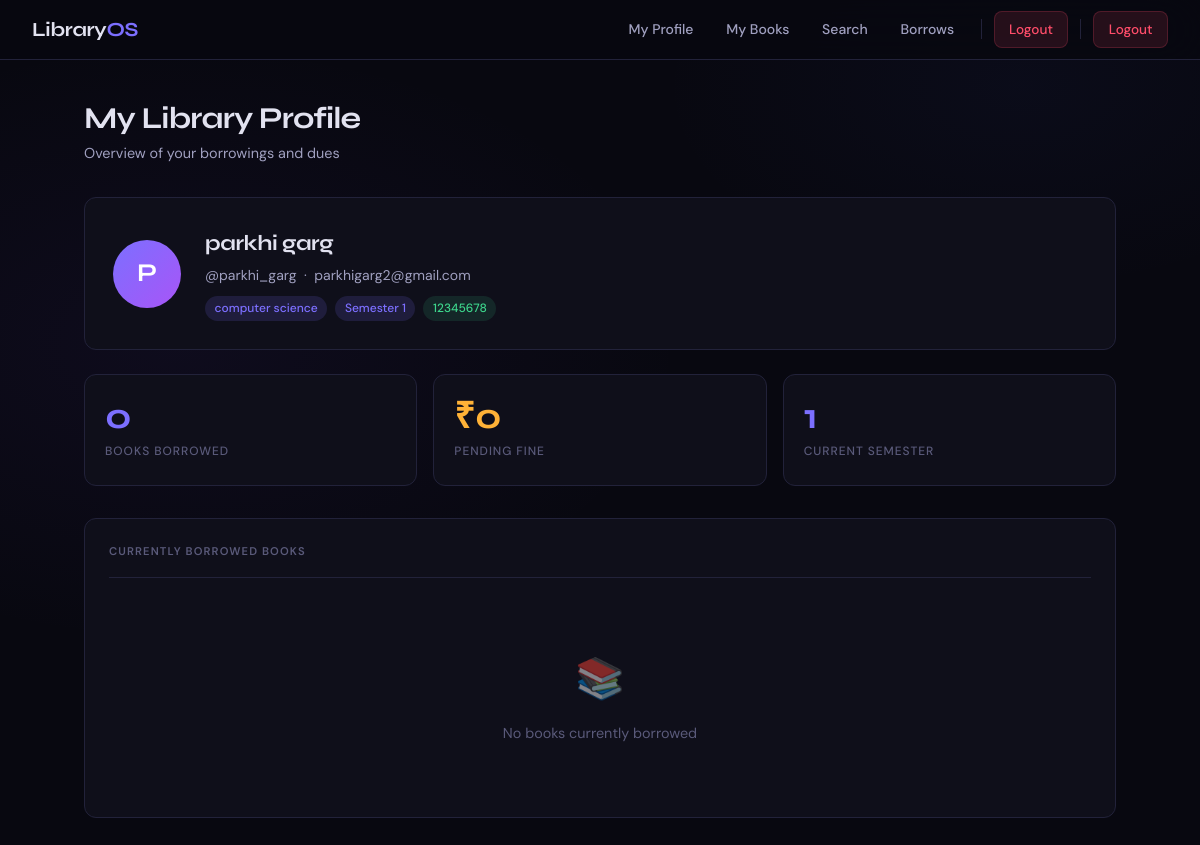
Page /accounts/profile/ (signed in) on the committed database.
### accounts/models.py (models this page shows, shortened)
class CustomUser(AbstractUser):
    ROLE_CHOICES = [
        ('student', 'Student'),
        ('librarian', 'Librarian'),
    ]
    role = models.CharField(
        max_length=10,
        choices=ROLE_CHOICES,
        default='student',
    )
    def is_student(self):
        return self.role == 'student'

class StudentProfile(models.Model):
    user = models.OneToOneField(
        CustomUser,
        on_delete=models.CASCADE,
        related_name='student_profile',
    )
    roll_number = models.CharField(
        max_length=20,
        unique=True,
    )
    semester = models.IntegerField(
        choices=[(i, f'Semester {i}') for i in range(1, 9)],
        default=1,
    )
    branch = models.CharField(max_length=50)  # e.g. "Computer Science"

### accounts/views.py (the view)
# urls.py: path('profile/',  views.student_profile_view, name='student_profile'),
@login_required
def student_profile_view(request):
    if not request.user.is_student():
        return redirect('librarian:dashboard')
    profile = request.user.student_profile
    from circulation.models import BorrowRecord
    borrowed_books = BorrowRecord.objects.filter(
        student=request.user,
        is_returned=False
    ).select_related('book')
    fine_data = BorrowRecord.objects.filter(
        student=request.user,
        fine_paid=False
    ).aggregate(total=Sum('fine_amount'))
    total_fine = fine_data['total'] or 0
    return render(request, 'accounts/student_profile.html', {
        'profile': profile,
        'borrowed_books': borrowed_books,
        'total_fine': total_fine,
    })

### templates/accounts/student_profile.html (shortened to what this page needs)
{% extends 'base.html' %}
{% block content %}
<div class="page-header">
  <h1 class="page-title">My Library Profile</h1>
  <p class="page-subtitle">Overview of your borrowings and dues</p>
</div>
<div class="profile-card">
  <div class="profile-avatar">
    {{ user.first_name|make_list|first|upper }}
  </div>
  <div>
    <div class="profile-name">{{ user.get_full_name }}</div>
    <div class="profile-meta">@{{ user.username }} &nbsp;·&nbsp; {{ user.email }}</div>
    <div class="profile-tags">
      <span class="tag tag-blue">{{ profile.branch }}</span>
      <span class="tag tag-blue">Semester {{ profile.semester }}</span>
      <span class="tag tag-green">{{ profile.roll_number }}</span>
    </div>
  </div>
</div>
<div class="stats-grid" style="grid-template-columns: repeat(3, 1fr); margin-bottom:2rem;">
  <div class="stat-card">
    <div class="stat-number">{{ borrowed_books|length }}</div>
    <div class="stat-label">Books Borrowed</div>
  </div>
  <div class="stat-card">
    <div class="stat-number" style="color: var(--warning)">₹{{ total_fine }}</div>
    <div class="stat-label">Pending Fine</div>
  </div>
  <div class="stat-card">
    <div class="stat-number">{{ profile.semester }}</div>
    <div class="stat-label">Current Semester</div>
  </div>
</div>
<div class="card">
  <div class="card-header">Currently Borrowed Books</div>
  {% if borrowed_books %}
    <div class="table-wrapper">
      <table>
        <thead>
          <tr>
            <th>Book Title</th>
            <th>Author</th>
            <th>Borrowed On</th>
            <th>Due Date</th>
            <th>Status</th>
          </tr>
        </thead>
        <tbody>
          {% for record in borrowed_books %}
          <tr>
            <td>{{ record.book.title }}</td>
            <td style="color:var(--text-secondary)">{{ record.book.author }}</td>
            <td style="color:var(--text-secondary)">{{ record.borrowed_date }}</td>
            <td>{{ record.due_date }}</td>
            <td>
              <!--
                days_overdue is a method on BorrowRecord.
                Django templates call methods without parentheses — {{ record.days_overdue }}
                automatically calls days_overdue() because Django checks for callable.
              -->
              {% if record.days_overdue > 0 %}
                <span class="badge badge-red">Overdue {{ record.days_overdue }}d</span>
              {% else %}
                <span class="badge badge-green">On Time</span>
              {% endif %}
            </td>
          </tr>
          {% endfor %}
        </tbody>
      </table>
    </div>
  {% else %}
    <div class="empty-state">
      <div class="empty-state-icon">📚</div>
      <div class="empty-state-text">No books currently borrowed</div>
    </div>
  {% endif %}
</div>
{% endblock %}

### templates/base.html (shortened to what this page needs)
{% load static %}
<!DOCTYPE html>
<html lang="en">
<head>
  <link rel="stylesheet" href="{% static 'css/style.css' %}">
</head>
<body>
  {% if user.is_authenticated %}
  <nav class="navbar">
    <a href="{% url 'accounts:role_redirect' %}" class="navbar-brand">
      Library<span class="brand-dot">OS</span>
    </a>
    <div class="nav-links">
      {% if user.role == 'librarian' %}
        <a href="{% url 'librarian:dashboard' %}"      class="nav-link">Dashboard</a>
        <a href="{% url 'librarian:student_lookup' %}" class="nav-link">Student Lookup</a>
        <a href="{% url 'circulation:issue_book' %}"   class="nav-link">Issue Book</a>
        <a href="{% url 'circulation:all_records' %}"  class="nav-link">Records</a>
        <a href="{% url 'librarian:inventory' %}"      class="nav-link">Inventory</a>
        <a href="{% url 'librarian:overdue_alerts' %}" class="nav-link">Overdue</a>
      {% else %}
        <a href="{% url 'accounts:student_profile' %}"       class="nav-link">My Profile</a>
        <a href="{% url 'books:semester_books' %}"           class="nav-link">My Books</a>
        <a href="{% url 'books:search' %}"                   class="nav-link">Search</a>
        <a href="{% url 'circulation:my_borrowed_books' %}"  class="nav-link">Borrows</a>
      {% endif %}
      <a href="{% url 'accounts:logout' %}" class="btn-nav-logout">Logout</a>
      <a href="{% url 'accounts:logout' %}" class="btn-nav-logout">Logout</a>
    </div>
  </nav>
  {% endif %}
  <div {% if not user.is_authenticated %}class="auth-page"{% else %}class="container"{% endif %}>
    {% block content %}{% endblock %}
  </div>
</body>
</html>

### rows in the picture
CustomUser: first_name|make_list "P", get_full_name "parkhi garg", username "parkhi_garg", email "parkhigarg2@gmail.com"
StudentProfile: branch "computer science", semester "1", roll_number "12345678"

### other values in the picture
{{ borrowed_books|length }} "0"
{{ total_fine }} "0"
